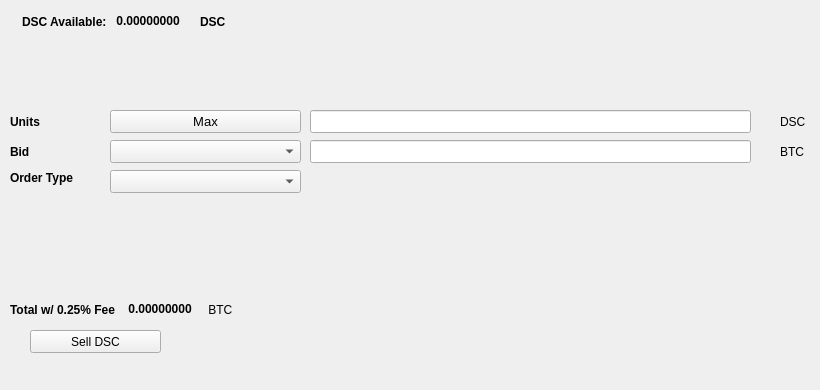
   <widget class="QWidget" name="SellTab">
    <attribute name="title">
     <string>Sell</string>
    </attribute>
    <widget class="QLabel" name="label_16">
     <property name="geometry">
      <rect>
       <x>780</x>
       <y>140</y>
       <width>31</width>
       <height>23</height>
      </rect>
     </property>
     <property name="text">
      <string>BTC</string>
     </property>
    </widget>
    <widget class="QComboBox" name="SellBidcomboBox">
     <property name="geometry">
      <rect>
       <x>110</x>
       <y>140</y>
       <width>191</width>
       <height>23</height>
      </rect>
     </property>
     <property name="font">
      <font>
       <pointsize>10</pointsize>
      </font>
     </property>
    </widget>
    <widget class="QLabel" name="label_18">
     <property name="geometry">
      <rect>
       <x>10</x>
       <y>110</y>
       <width>46</width>
       <height>23</height>
      </rect>
     </property>
     <property name="font">
      <font>
       <weight>75</weight>
       <bold>true</bold>
      </font>
     </property>
     <property name="text">
      <string>Units</string>
     </property>
    </widget>
    <widget class="QPushButton" name="Sell_Max_Amount">
     <property name="geometry">
      <rect>
       <x>110</x>
       <y>110</y>
       <width>191</width>
       <height>23</height>
      </rect>
     </property>
     <property name="font">
      <font>
       <pointsize>10</pointsize>
      </font>
     </property>
     <property name="text">
      <string>Max</string>
     </property>
    </widget>
    <widget class="QLabel" name="label_20">
     <property name="geometry">
      <rect>
       <x>10</x>
       <y>170</y>
       <width>91</width>
       <height>16</height>
      </rect>
     </property>
     <property name="font">
      <font>
       <weight>75</weight>
       <bold>true</bold>
      </font>
     </property>
     <property name="text">
      <string>Order Type</string>
     </property>
    </widget>
    <widget class="QComboBox" name="SellOrdertypeCombo">
     <property name="geometry">
      <rect>
       <x>110</x>
       <y>170</y>
       <width>191</width>
       <height>23</height>
      </rect>
     </property>
     <property name="font">
      <font>
       <pointsize>10</pointsize>
      </font>
     </property>
    </widget>
    <widget class="QLabel" name="label_21">
     <property name="geometry">
      <rect>
       <x>10</x>
       <y>140</y>
       <width>46</width>
       <height>23</height>
      </rect>
     </property>
     <property name="font">
      <font>
       <weight>75</weight>
       <bold>true</bold>
      </font>
     </property>
     <property name="text">
      <string>Bid</string>
     </property>
    </widget>
    <widget class="QLabel" name="label_22">
     <property name="geometry">
      <rect>
       <x>780</x>
       <y>110</y>
       <width>31</width>
       <height>23</height>
      </rect>
     </property>
     <property name="text">
      <string>DSC</string>
     </property>
    </widget>
    <widget class="QLineEdit" name="UnitsInputDSC">
     <property name="geometry">
      <rect>
       <x>310</x>
       <y>110</y>
       <width>441</width>
       <height>23</height>
      </rect>
     </property>
     <property name="font">
      <font>
       <pointsize>9</pointsize>
       <weight>75</weight>
       <bold>true</bold>
      </font>
     </property>
    </widget>
    <widget class="QLineEdit" name="SellBidPriceEdit">
     <property name="geometry">
      <rect>
       <x>310</x>
       <y>140</y>
       <width>441</width>
       <height>23</height>
      </rect>
     </property>
     <property name="font">
      <font>
       <pointsize>9</pointsize>
       <weight>75</weight>
       <bold>true</bold>
      </font>
     </property>
    </widget>
    <widget class="QPushButton" name="SellDSCBTN">
     <property name="geometry">
      <rect>
       <x>30</x>
       <y>330</y>
       <width>131</width>
       <height>23</height>
      </rect>
     </property>
     <property name="text">
      <string>Sell DSC</string>
     </property>
     <property name="icon">
      <iconset resource="../decentralshop">
       <normaloff>:/icons/bitcoin</normaloff>:/icons/bitcoin</iconset>
     </property>
    </widget>
    <widget class="QWidget" name="layoutWidget3">
     <property name="geometry">
      <rect>
       <x>22</x>
       <y>12</y>
       <width>258</width>
       <height>19</height>
      </rect>
     </property>
     <layout class="QHBoxLayout" name="horizontalLayout">
      <item>
       <widget class="QLabel" name="label232_2">
        <property name="font">
         <font>
          <weight>75</weight>
          <bold>true</bold>
         </font>
        </property>
        <property name="text">
         <string>DSC Available:</string>
        </property>
       </widget>
      </item>
      <item>
       <widget class="QLabel" name="DSCAvailableLabel">
        <property name="palette">
         <palette>
          <active>
           <colorrole role="WindowText">
            <brush brushstyle="SolidPattern">
             <color alpha="255">
              <red>0</red>
              <green>0</green>
              <blue>0</blue>
             </color>
            </brush>
           </colorrole>
           <colorrole role="Button">
            <brush brushstyle="SolidPattern">
             <color alpha="255">
              <red>0</red>
              <green>170</green>
              <blue>0</blue>
             </color>
            </brush>
           </colorrole>
           <colorrole role="Light">
            <brush brushstyle="SolidPattern">
             <color alpha="255">
              <red>0</red>
              <green>255</green>
              <blue>0</blue>
             </color>
            </brush>
           </colorrole>
           <colorrole role="Midlight">
            <brush brushstyle="SolidPattern">
             <color alpha="255">
              <red>0</red>
              <green>212</green>
              <blue>0</blue>
             </color>
            </brush>
           </colorrole>
           <colorrole role="Dark">
            <brush brushstyle="SolidPattern">
             <color alpha="255">
              <red>0</red>
              <green>85</green>
              <blue>0</blue>
             </color>
            </brush>
           </colorrole>
           <colorrole role="Mid">
            <brush brushstyle="SolidPattern">
             <color alpha="255">
              <red>0</red>
              <green>113</green>
              <blue>0</blue>
             </color>
            </brush>
           </colorrole>
           <colorrole role="Text">
            <brush brushstyle="SolidPattern">
             <color alpha="255">
              <red>0</red>
              <green>170</green>
              <blue>0</blue>
             </color>
            </brush>
           </colorrole>
           <colorrole role="BrightText">
            <brush brushstyle="SolidPattern">
             <color alpha="255">
              <red>255</red>
              <green>255</green>
              <blue>255</blue>
             </color>
            </brush>
           </colorrole>
           <colorrole role="ButtonText">
            <brush brushstyle="SolidPattern">
             <color alpha="255">
              <red>0</red>
              <green>0</green>
              <blue>0</blue>
             </color>
            </brush>
           </colorrole>
           <colorrole role="Base">
            <brush brushstyle="SolidPattern">
             <color alpha="255">
              <red>255</red>
              <green>255</green>
              <blue>255</blue>
             </color>
            </brush>
           </colorrole>
           <colorrole role="Window">
            <brush brushstyle="SolidPattern">
             <color alpha="255">
              <red>0</red>
              <green>170</green>
              <blue>0</blue>
             </color>
            </brush>
           </colorrole>
           <colorrole role="Shadow">
            <brush brushstyle="SolidPattern">
             <color alpha="255">
              <red>0</red>
              <green>0</green>
              <blue>0</blue>
             </color>
            </brush>
           </colorrole>
           <colorrole role="AlternateBase">
            <brush brushstyle="SolidPattern">
             <color alpha="255">
              <red>127</red>
              <green>212</green>
              <blue>127</blue>
             </color>
            </brush>
           </colorrole>
           <colorrole role="ToolTipBase">
            <brush brushstyle="SolidPattern">
             <color alpha="255">
              <red>255</red>
              <green>255</green>
              <blue>220</blue>
             </color>
            </brush>
           </colorrole>
           <colorrole role="ToolTipText">
            <brush brushstyle="SolidPattern">
             <color alpha="255">
              <red>0</red>
              <green>0</green>
              <blue>0</blue>
             </color>
            </brush>
           </colorrole>
          </active>
          <inactive>
           <colorrole role="WindowText">
            <brush brushstyle="SolidPattern">
             <color alpha="255">
              <red>0</red>
              <green>0</green>
              <blue>0</blue>
             </color>
            </brush>
           </colorrole>
           <colorrole role="Button">
            <brush brushstyle="SolidPattern">
             <color alpha="255">
              <red>0</red>
              <green>170</green>
              <blue>0</blue>
             </color>
            </brush>
           </colorrole>
           <colorrole role="Light">
            <brush brushstyle="SolidPattern">
             <color alpha="255">
              <red>0</red>
              <green>255</green>
              <blue>0</blue>
             </color>
            </brush>
           </colorrole>
           <colorrole role="Midlight">
            <brush brushstyle="SolidPattern">
             <color alpha="255">
              <red>0</red>
              <green>212</green>
              <blue>0</blue>
             </color>
            </brush>
           </colorrole>
           <colorrole role="Dark">
            <brush brushstyle="SolidPattern">
             <color alpha="255">
              <red>0</red>
              <green>85</green>
              <blue>0</blue>
             </color>
            </brush>
           </colorrole>
           <colorrole role="Mid">
            <brush brushstyle="SolidPattern">
             <color alpha="255">
              <red>0</red>
              <green>113</green>
              <blue>0</blue>
             </color>
            </brush>
           </colorrole>
           <colorrole role="Text">
            <brush brushstyle="SolidPattern">
             <color alpha="255">
              <red>0</red>
              <green>170</green>
              <blue>0</blue>
             </color>
            </brush>
           </colorrole>
           <colorrole role="BrightText">
            <brush brushstyle="SolidPattern">
             <color alpha="255">
              <red>255</red>
              <green>255</green>
              <blue>255</blue>
             </color>
            </brush>
           </colorrole>
           <colorrole role="ButtonText">
            <brush brushstyle="SolidPattern">
             <color alpha="255">
              <red>0</red>
              <green>0</green>
              <blue>0</blue>
             </color>
            </brush>
           </colorrole>
           <colorrole role="Base">
            <brush brushstyle="SolidPattern">
             <color alpha="255">
              <red>255</red>
              <green>255</green>
              <blue>255</blue>
             </color>
            </brush>
           </colorrole>
           <colorrole role="Window">
            <brush brushstyle="SolidPattern">
             <color alpha="255">
              <red>0</red>
              <green>170</green>
              <blue>0</blue>
             </color>
            </brush>
           </colorrole>
           <colorrole role="Shadow">
            <brush brushstyle="SolidPattern">
             <color alpha="255">
              <red>0</red>
              <green>0</green>
              <blue>0</blue>
             </color>
            </brush>
           </colorrole>
           <colorrole role="AlternateBase">
            <brush brushstyle="SolidPattern">
             <color alpha="255">
              <red>127</red>
              <green>212</green>
              <blue>127</blue>
             </color>
            </brush>
           </colorrole>
           <colorrole role="ToolTipBase">
            <brush brushstyle="SolidPattern">
             <color alpha="255">
              <red>255</red>
              <green>255</green>
              <blue>220</blue>
             </color>
            </brush>
           </colorrole>
           <colorrole role="ToolTipText">
            <brush brushstyle="SolidPattern">
             <color alpha="255">
              <red>0</red>
              <green>0</green>
              <blue>0</blue>
             </color>
            </brush>
           </colorrole>
          </inactive>
          <disabled>
           <colorrole role="WindowText">
            <brush brushstyle="SolidPattern">
             <color alpha="255">
              <red>0</red>
              <green>85</green>
              <blue>0</blue>
             </color>
            </brush>
           </colorrole>
           <colorrole role="Button">
            <brush brushstyle="SolidPattern">
             <color alpha="255">
              <red>0</red>
              <green>170</green>
              <blue>0</blue>
             </color>
            </brush>
           </colorrole>
           <colorrole role="Light">
            <brush brushstyle="SolidPattern">
             <color alpha="255">
              <red>0</red>
              <green>255</green>
              <blue>0</blue>
             </color>
            </brush>
           </colorrole>
           <colorrole role="Midlight">
            <brush brushstyle="SolidPattern">
             <color alpha="255">
              <red>0</red>
              <green>212</green>
              <blue>0</blue>
             </color>
            </brush>
           </colorrole>
           <colorrole role="Dark">
            <brush brushstyle="SolidPattern">
             <color alpha="255">
              <red>0</red>
              <green>85</green>
              <blue>0</blue>
             </color>
            </brush>
           </colorrole>
           <colorrole role="Mid">
            <brush brushstyle="SolidPattern">
             <color alpha="255">
              <red>0</red>
              <green>113</green>
              <blue>0</blue>
             </color>
            </brush>
           </colorrole>
           <colorrole role="Text">
            <brush brushstyle="SolidPattern">
             <color alpha="255">
              <red>0</red>
              <green>85</green>
              <blue>0</blue>
             </color>
            </brush>
           </colorrole>
           <colorrole role="BrightText">
            <brush brushstyle="SolidPattern">
             <color alpha="255">
              <red>255</red>
              <green>255</green>
              <blue>255</blue>
             </color>
            </brush>
           </colorrole>
           <colorrole role="ButtonText">
            <brush brushstyle="SolidPattern">
             <color alpha="255">
              <red>0</red>
              <green>85</green>
              <blue>0</blue>
             </color>
            </brush>
           </colorrole>
           <colorrole role="Base">
            <brush brushstyle="SolidPattern">
             <color alpha="255">
              <red>0</red>
              <green>170</green>
              <blue>0</blue>
             </color>
            </brush>
           </colorrole>
           <colorrole role="Window">
            <brush brushstyle="SolidPattern">
             <color alpha="255">
              <red>0</red>
              <green>170</green>
              <blue>0</blue>
             </color>
            </brush>
           </colorrole>
           <colorrole role="Shadow">
            <brush brushstyle="SolidPattern">
             <color alpha="255">
              <red>0</red>
              <green>0</green>
              <blue>0</blue>
             </color>
            </brush>
           </colorrole>
           <colorrole role="AlternateBase">
            <brush brushstyle="SolidPattern">
             <color alpha="255">
              <red>0</red>
              <green>170</green>
              <blue>0</blue>
             </color>
            </brush>
           </colorrole>
           <colorrole role="ToolTipBase">
            <brush brushstyle="SolidPattern">
             <color alpha="255">
              <red>255</red>
              <green>255</green>
              <blue>220</blue>
             </color>
            </brush>
           </colorrole>
           <colorrole role="ToolTipText">
            <brush brushstyle="SolidPattern">
             <color alpha="255">
              <red>0</red>
              <green>0</green>
              <blue>0</blue>
             </color>
            </brush>
           </colorrole>
          </disabled>
         </palette>
        </property>
        <property name="font">
         <font>
          <weight>75</weight>
          <bold>true</bold>
         </font>
        </property>
        <property name="text">
         <string> 0.00000000 </string>
        </property>
        <property name="textInteractionFlags">
         <set>Qt::LinksAccessibleByMouse|Qt::TextSelectableByKeyboard|Qt::TextSelectableByMouse</set>
        </property>
       </widget>
      </item>
      <item>
       <widget class="QLabel" name="labelDSC">
        <property name="font">
         <font>
          <weight>75</weight>
          <bold>true</bold>
         </font>
        </property>
        <property name="text">
         <string>DSC</string>
        </property>
       </widget>
      </item>
     </layout>
    </widget>
    <widget class="QWidget" name="layoutWidget">
     <property name="geometry">
      <rect>
       <x>10</x>
       <y>300</y>
       <width>268</width>
       <height>19</height>
      </rect>
     </property>
     <layout class="QHBoxLayout" name="horizontalLayout_2">
      <item>
       <widget class="QLabel" name="label_19">
        <property name="font">
         <font>
          <weight>75</weight>
          <bold>true</bold>
         </font>
        </property>
        <property name="text">
         <string>Total w/ 0.25% Fee </string>
        </property>
       </widget>
      </item>
      <item>
       <widget class="QLabel" name="SellCostLabel">
        <property name="palette">
         <palette>
          <active>
           <colorrole role="WindowText">
            <brush brushstyle="SolidPattern">
             <color alpha="255">
              <red>0</red>
              <green>0</green>
              <blue>0</blue>
             </color>
            </brush>
           </colorrole>
           <colorrole role="Button">
            <brush brushstyle="SolidPattern">
             <color alpha="255">
              <red>0</red>
              <green>170</green>
              <blue>0</blue>
             </color>
            </brush>
           </colorrole>
           <colorrole role="Light">
            <brush brushstyle="SolidPattern">
             <color alpha="255">
              <red>0</red>
              <green>255</green>
              <blue>0</blue>
             </color>
            </brush>
           </colorrole>
           <colorrole role="Midlight">
            <brush brushstyle="SolidPattern">
             <color alpha="255">
              <red>0</red>
              <green>212</green>
              <blue>0</blue>
             </color>
            </brush>
           </colorrole>
           <colorrole role="Dark">
            <brush brushstyle="SolidPattern">
             <color alpha="255">
              <red>0</red>
              <green>85</green>
              <blue>0</blue>
             </color>
            </brush>
           </colorrole>
           <colorrole role="Mid">
            <brush brushstyle="SolidPattern">
             <color alpha="255">
              <red>0</red>
              <green>113</green>
              <blue>0</blue>
             </color>
            </brush>
           </colorrole>
           <colorrole role="Text">
            <brush brushstyle="SolidPattern">
             <color alpha="255">
              <red>0</red>
              <green>170</green>
              <blue>0</blue>
             </color>
            </brush>
           </colorrole>
           <colorrole role="BrightText">
            <brush brushstyle="SolidPattern">
             <color alpha="255">
              <red>255</red>
              <green>255</green>
              <blue>255</blue>
             </color>
            </brush>
           </colorrole>
           <colorrole role="ButtonText">
            <brush brushstyle="SolidPattern">
             <color alpha="255">
              <red>0</red>
              <green>0</green>
              <blue>0</blue>
             </color>
            </brush>
           </colorrole>
           <colorrole role="Base">
            <brush brushstyle="SolidPattern">
             <color alpha="255">
              <red>255</red>
              <green>255</green>
              <blue>255</blue>
             </color>
            </brush>
           </colorrole>
           <colorrole role="Window">
            <brush brushstyle="SolidPattern">
             <color alpha="255">
              <red>0</red>
              <green>170</green>
              <blue>0</blue>
             </color>
            </brush>
           </colorrole>
           <colorrole role="Shadow">
            <brush brushstyle="SolidPattern">
             <color alpha="255">
              <red>0</red>
              <green>0</green>
              <blue>0</blue>
             </color>
            </brush>
           </colorrole>
           <colorrole role="AlternateBase">
            <brush brushstyle="SolidPattern">
             <color alpha="255">
              <red>127</red>
              <green>212</green>
              <blue>127</blue>
             </color>
            </brush>
           </colorrole>
           <colorrole role="ToolTipBase">
            <brush brushstyle="SolidPattern">
             <color alpha="255">
              <red>255</red>
              <green>255</green>
              <blue>220</blue>
             </color>
            </brush>
           </colorrole>
           <colorrole role="ToolTipText">
            <brush brushstyle="SolidPattern">
             <color alpha="255">
              <red>0</red>
              <green>0</green>
              <blue>0</blue>
             </color>
            </brush>
           </colorrole>
          </active>
          <inactive>
           <colorrole role="WindowText">
            <brush brushstyle="SolidPattern">
             <color alpha="255">
              <red>0</red>
              <green>0</green>
              <blue>0</blue>
             </color>
            </brush>
           </colorrole>
           <colorrole role="Button">
            <brush brushstyle="SolidPattern">
             <color alpha="255">
              <red>0</red>
              <green>170</green>
              <blue>0</blue>
             </color>
            </brush>
           </colorrole>
           <colorrole role="Light">
            <brush brushstyle="SolidPattern">
             <color alpha="255">
              <red>0</red>
              <green>255</green>
              <blue>0</blue>
             </color>
            </brush>
           </colorrole>
           <colorrole role="Midlight">
            <brush brushstyle="SolidPattern">
             <color alpha="255">
              <red>0</red>
              <green>212</green>
              <blue>0</blue>
             </color>
            </brush>
           </colorrole>
           <colorrole role="Dark">
            <brush brushstyle="SolidPattern">
             <color alpha="255">
              <red>0</red>
              <green>85</green>
              <blue>0</blue>
             </color>
            </brush>
           </colorrole>
           <colorrole role="Mid">
            <brush brushstyle="SolidPattern">
             <color alpha="255">
              <red>0</red>
              <green>113</green>
              <blue>0</blue>
             </color>
            </brush>
           </colorrole>
           <colorrole role="Text">
            <brush brushstyle="SolidPattern">
             <color alpha="255">
              <red>0</red>
              <green>170</green>
              <blue>0</blue>
             </color>
            </brush>
           </colorrole>
           <colorrole role="BrightText">
            <brush brushstyle="SolidPattern">
             <color alpha="255">
              <red>255</red>
              <green>255</green>
              <blue>255</blue>
             </color>
            </brush>
           </colorrole>
           <colorrole role="ButtonText">
            <brush brushstyle="SolidPattern">
             <color alpha="255">
              <red>0</red>
              <green>0</green>
              <blue>0</blue>
             </color>
            </brush>
           </colorrole>
           <colorrole role="Base">
            <brush brushstyle="SolidPattern">
             <color alpha="255">
              <red>255</red>
              <green>255</green>
              <blue>255</blue>
             </color>
            </brush>
           </colorrole>
           <colorrole role="Window">
            <brush brushstyle="SolidPattern">
             <color alpha="255">
              <red>0</red>
              <green>170</green>
              <blue>0</blue>
             </color>
            </brush>
           </colorrole>
           <colorrole role="Shadow">
            <brush brushstyle="SolidPattern">
             <color alpha="255">
              <red>0</red>
              <green>0</green>
              <blue>0</blue>
             </color>
            </brush>
           </colorrole>
           <colorrole role="AlternateBase">
            <brush brushstyle="SolidPattern">
             <color alpha="255">
              <red>127</red>
              <green>212</green>
              <blue>127</blue>
             </color>
            </brush>
           </colorrole>
           <colorrole role="ToolTipBase">
            <brush brushstyle="SolidPattern">
             <color alpha="255">
              <red>255</red>
              <green>255</green>
              <blue>220</blue>
             </color>
            </brush>
           </colorrole>
           <colorrole role="ToolTipText">
            <brush brushstyle="SolidPattern">
             <color alpha="255">
              <red>0</red>
              <green>0</green>
              <blue>0</blue>
             </color>
            </brush>
           </colorrole>
          </inactive>
          <disabled>
           <colorrole role="WindowText">
            <brush brushstyle="SolidPattern">
             <color alpha="255">
              <red>0</red>
              <green>85</green>
              <blue>0</blue>
             </color>
            </brush>
           </colorrole>
           <colorrole role="Button">
            <brush brushstyle="SolidPattern">
             <color alpha="255">
              <red>0</red>
              <green>170</green>
              <blue>0</blue>
             </color>
            </brush>
           </colorrole>
           <colorrole role="Light">
            <brush brushstyle="SolidPattern">
             <color alpha="255">
              <red>0</red>
              <green>255</green>
              <blue>0</blue>
             </color>
            </brush>
           </colorrole>
           <colorrole role="Midlight">
            <brush brushstyle="SolidPattern">
             <color alpha="255">
              <red>0</red>
              <green>212</green>
              <blue>0</blue>
             </color>
            </brush>
           </colorrole>
           <colorrole role="Dark">
            <brush brushstyle="SolidPattern">
             <color alpha="255">
              <red>0</red>
              <green>85</green>
              <blue>0</blue>
             </color>
            </brush>
           </colorrole>
           <colorrole role="Mid">
            <brush brushstyle="SolidPattern">
             <color alpha="255">
              <red>0</red>
              <green>113</green>
              <blue>0</blue>
             </color>
            </brush>
           </colorrole>
           <colorrole role="Text">
            <brush brushstyle="SolidPattern">
             <color alpha="255">
              <red>0</red>
              <green>85</green>
              <blue>0</blue>
             </color>
            </brush>
           </colorrole>
           <colorrole role="BrightText">
            <brush brushstyle="SolidPattern">
             <color alpha="255">
              <red>255</red>
              <green>255</green>
              <blue>255</blue>
             </color>
            </brush>
           </colorrole>
           <colorrole role="ButtonText">
            <brush brushstyle="SolidPattern">
             <color alpha="255">
              <red>0</red>
              <green>85</green>
              <blue>0</blue>
             </color>
            </brush>
           </colorrole>
           <colorrole role="Base">
            <brush brushstyle="SolidPattern">
             <color alpha="255">
              <red>0</red>
              <green>170</green>
              <blue>0</blue>
             </color>
            </brush>
           </colorrole>
           <colorrole role="Window">
            <brush brushstyle="SolidPattern">
             <color alpha="255">
              <red>0</red>
              <green>170</green>
              <blue>0</blue>
             </color>
            </brush>
           </colorrole>
           <colorrole role="Shadow">
            <brush brushstyle="SolidPattern">
             <color alpha="255">
              <red>0</red>
              <green>0</green>
              <blue>0</blue>
             </color>
            </brush>
           </colorrole>
           <colorrole role="AlternateBase">
            <brush brushstyle="SolidPattern">
             <color alpha="255">
              <red>0</red>
              <green>170</green>
              <blue>0</blue>
             </color>
            </brush>
           </colorrole>
           <colorrole role="ToolTipBase">
            <brush brushstyle="SolidPattern">
             <color alpha="255">
              <red>255</red>
              <green>255</green>
              <blue>220</blue>
             </color>
            </brush>
           </colorrole>
           <colorrole role="ToolTipText">
            <brush brushstyle="SolidPattern">
             <color alpha="255">
              <red>0</red>
              <green>0</green>
              <blue>0</blue>
             </color>
            </brush>
           </colorrole>
          </disabled>
         </palette>
        </property>
        <property name="font">
         <font>
          <weight>75</weight>
          <bold>true</bold>
         </font>
        </property>
        <property name="autoFillBackground">
         <bool>false</bool>
        </property>
        <property name="text">
         <string> 0.00000000</string>
        </property>
        <property name="textInteractionFlags">
         <set>Qt::LinksAccessibleByMouse|Qt::TextSelectableByMouse</set>
        </property>
       </widget>
      </item>
      <item>
       <widget class="QLabel" name="label_17">
        <property name="font">
         <font>
          <weight>50</weight>
          <bold>false</bold>
         </font>
        </property>
        <property name="text">
         <string> BTC</string>
        </property>
       </widget>
      </item>
     </layout>
    </widget>
    <widget class="QLabel" name="label_23">
     <property name="geometry">
      <rect>
       <x>460</x>
       <y>300</y>
       <width>281</width>
       <height>81</height>
      </rect>
     </property>
     <property name="text">
      <string/>
     </property>
     <property name="pixmap">
      <pixmap>:/images/bittrex</pixmap>
     </property>
    </widget>
   </widget>
